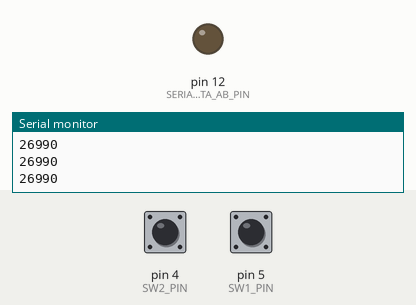
Recording of a sketch running on a simulated Arduino Uno, built with avr-gcc and run on an emulated ATmega328P. Shown: output pins drawn as LEDs (lit = HIGH), the last lines printed to the serial monitor. The test bench sets the inputs (shaded band); at power-on: pin 4 (SW2_PIN) HIGH, pin 5 (SW1_PIN) HIGH. Pins used as bus, display or sensor lines are not drawn.

Above: at 0.8 s.
At 23.5 s:
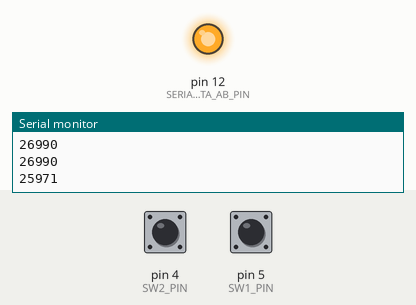
Timing chart, 0 to 28.3 s (numbered marks = the images above):
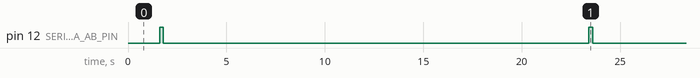

Measured:
- by itself, pin 12 (SERIAL_DATA_AB_PIN): alternates HIGH for 0.20 s and LOW for 21.6 s

The sketch:

_3_2.ino
```cpp
#define SW1_PIN 5
#define SW2_PIN 4
#define SERIAL_DATA_AB_PIN 12
#define CLOCK_PIN 13

boolean isSwPressed, prevIsSwPressed;
boolean isSwPressed2, prevIsSwPressed2;
// declare variables here

void setup() {
  //Configuring pullups and ins and outs
  pinMode(SW1_PIN, INPUT_PULLUP);pinMode(SW2_PIN, INPUT_PULLUP);
  pinMode(SERIAL_DATA_AB_PIN, OUTPUT);pinMode(CLOCK_PIN, OUTPUT);
  //Initiating serial monitor 9600 baud
  Serial.begin(9600);
  Serial.println(F("Lab 3: single LED in motion"));
} // setup()

void loop() {
  //boolean values for history
  prevIsSwPressed = isSwPressed;
  prevIsSwPressed2 = isSwPressed2;

  //alternate boolean values for button history
  isSwPressed = !digitalRead(SW1_PIN);
  isSwPressed2 = !digitalRead(SW2_PIN);

  //Clearing register
  clockZero();
  clockZero();
  clockZero();
  clockZero();
  clockZero();
  clockZero();
  clockZero();
  clockZero();

  //Clocking 1 one in
  clockOne();
  digitalWrite(SERIAL_DATA_AB_PIN,LOW);//Simulates pressing sw1

  //sit here in delay
  delay(20000);
} // loop()

void clockZero(){
  digitalWrite(CLOCK_PIN,HIGH);
  digitalWrite(CLOCK_PIN,LOW);
  Serial.println('Clocking zeroes in');
  delay(200);

}

void clockOne(){
  digitalWrite(SERIAL_DATA_AB_PIN,HIGH);
  digitalWrite(CLOCK_PIN,HIGH);
  digitalWrite(CLOCK_PIN,LOW);
  Serial.println('Clocking ones');
  delay(200);
}
```
